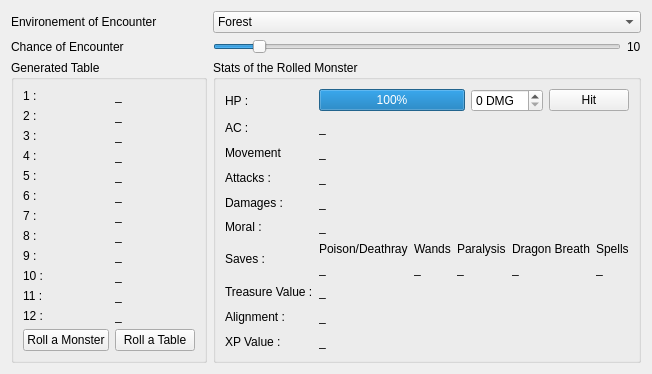
       <widget class="QWidget" name="random_encounters_tab">
        <attribute name="title">
         <string>Random Encounters</string>
        </attribute>
        <layout class="QGridLayout" name="gridLayout_3">
         <item row="0" column="0">
          <widget class="QLabel" name="label_environmentofencounter">
           <property name="text">
            <string>Environement of Encounter</string>
           </property>
          </widget>
         </item>
         <item row="4" column="0" rowspan="3">
          <widget class="QGroupBox" name="group_generatedtable">
           <property name="title">
            <string>Generated Table</string>
           </property>
           <layout class="QGridLayout" name="gridLayout_4">
            <item row="0" column="0">
             <layout class="QFormLayout" name="layout_generatedtable">
              <property name="fieldGrowthPolicy">
               <enum>QFormLayout::AllNonFixedFieldsGrow</enum>
              </property>
              <item row="0" column="0">
               <widget class="QLabel" name="label_generatedtable_1">
                <property name="text">
                 <string>1 :</string>
                </property>
               </widget>
              </item>
              <item row="0" column="1">
               <widget class="QLabel" name="label_nameofrolledmonster_1">
                <property name="text">
                 <string>_</string>
                </property>
               </widget>
              </item>
              <item row="1" column="0">
               <widget class="QLabel" name="label_generatedtable_2">
                <property name="text">
                 <string>2 :</string>
                </property>
               </widget>
              </item>
              <item row="1" column="1">
               <widget class="QLabel" name="label_nameofrolledmonster_2">
                <property name="text">
                 <string>_</string>
                </property>
               </widget>
              </item>
              <item row="2" column="0">
               <widget class="QLabel" name="label_generatedtable_3">
                <property name="text">
                 <string>3 :</string>
                </property>
               </widget>
              </item>
              <item row="2" column="1">
               <widget class="QLabel" name="label_nameofrolledmonster_3">
                <property name="text">
                 <string>_</string>
                </property>
               </widget>
              </item>
              <item row="3" column="0">
               <widget class="QLabel" name="label_generatedtable_4">
                <property name="text">
                 <string>4 :</string>
                </property>
               </widget>
              </item>
              <item row="3" column="1">
               <widget class="QLabel" name="label_nameofrolledmonster_4">
                <property name="text">
                 <string>_</string>
                </property>
               </widget>
              </item>
              <item row="4" column="0">
               <widget class="QLabel" name="label_generatedtable_5">
                <property name="text">
                 <string>5 :</string>
                </property>
               </widget>
              </item>
              <item row="4" column="1">
               <widget class="QLabel" name="label_nameofrolledmonster_5">
                <property name="text">
                 <string>_</string>
                </property>
               </widget>
              </item>
              <item row="5" column="0">
               <widget class="QLabel" name="label_generatedtable_6">
                <property name="text">
                 <string>6 :</string>
                </property>
               </widget>
              </item>
              <item row="5" column="1">
               <widget class="QLabel" name="label_nameofrolledmonster_6">
                <property name="text">
                 <string>_</string>
                </property>
               </widget>
              </item>
              <item row="6" column="0">
               <widget class="QLabel" name="label_generatedtable_7">
                <property name="text">
                 <string>7 :</string>
                </property>
               </widget>
              </item>
              <item row="6" column="1">
               <widget class="QLabel" name="label_nameofrolledmonster_7">
                <property name="text">
                 <string>_</string>
                </property>
               </widget>
              </item>
              <item row="7" column="0">
               <widget class="QLabel" name="label_generatedtable_8">
                <property name="text">
                 <string>8 :</string>
                </property>
               </widget>
              </item>
              <item row="7" column="1">
               <widget class="QLabel" name="label_nameofrolledmonster_8">
                <property name="text">
                 <string>_</string>
                </property>
               </widget>
              </item>
              <item row="8" column="0">
               <widget class="QLabel" name="label_generatedtable_9">
                <property name="text">
                 <string>9 :</string>
                </property>
               </widget>
              </item>
              <item row="8" column="1">
               <widget class="QLabel" name="label_nameofrolledmonster_9">
                <property name="text">
                 <string>_</string>
                </property>
               </widget>
              </item>
              <item row="9" column="0">
               <widget class="QLabel" name="label_generatedtable_10">
                <property name="text">
                 <string>10 :</string>
                </property>
               </widget>
              </item>
              <item row="9" column="1">
               <widget class="QLabel" name="label_nameofrolledmonster_10">
                <property name="text">
                 <string>_</string>
                </property>
               </widget>
              </item>
              <item row="10" column="0">
               <widget class="QLabel" name="label_generatedtable_11">
                <property name="text">
                 <string>11 :</string>
                </property>
               </widget>
              </item>
              <item row="10" column="1">
               <widget class="QLabel" name="label_nameofrolledmonster_11">
                <property name="text">
                 <string>_</string>
                </property>
               </widget>
              </item>
              <item row="11" column="0">
               <widget class="QLabel" name="label_generatedtable_12">
                <property name="text">
                 <string>12 :</string>
                </property>
               </widget>
              </item>
              <item row="11" column="1">
               <widget class="QLabel" name="label_nameofrolledmonster_12">
                <property name="text">
                 <string>_</string>
                </property>
               </widget>
              </item>
              <item row="12" column="0">
               <widget class="QPushButton" name="button_rollamonster">
                <property name="text">
                 <string>Roll a Monster</string>
                </property>
               </widget>
              </item>
              <item row="12" column="1">
               <widget class="QPushButton" name="button_rollatable">
                <property name="text">
                 <string>Roll a Table</string>
                </property>
               </widget>
              </item>
             </layout>
            </item>
           </layout>
          </widget>
         </item>
         <item row="4" column="1" rowspan="3">
          <widget class="QGroupBox" name="group_statsofrolledmonster">
           <property name="title">
            <string>Stats of the Rolled Monster</string>
           </property>
           <layout class="QGridLayout" name="gridLayout_10">
            <item row="7" column="0">
             <widget class="QLabel" name="label_statsofrolledmonster_treasurevalue">
              <property name="text">
               <string>Treasure Value :</string>
              </property>
             </widget>
            </item>
            <item row="9" column="1">
             <widget class="QLabel" name="monster_xp_value">
              <property name="text">
               <string>_</string>
              </property>
             </widget>
            </item>
            <item row="0" column="0">
             <widget class="QLabel" name="label_statsofrolledmonster_hp">
              <property name="text">
               <string>HP :</string>
              </property>
             </widget>
            </item>
            <item row="1" column="1">
             <widget class="QLabel" name="monster_ac_value">
              <property name="text">
               <string>_</string>
              </property>
             </widget>
            </item>
            <item row="9" column="0">
             <widget class="QLabel" name="label_statsofrolledmonster_xpvalue">
              <property name="text">
               <string>XP Value :</string>
              </property>
             </widget>
            </item>
            <item row="8" column="1">
             <widget class="QLabel" name="monster_alignment_value">
              <property name="text">
               <string>_</string>
              </property>
             </widget>
            </item>
            <item row="1" column="0">
             <widget class="QLabel" name="label_statsofrolledmonster_ac">
              <property name="text">
               <string>AC :</string>
              </property>
             </widget>
            </item>
            <item row="5" column="1">
             <widget class="QLabel" name="monster_moral_value">
              <property name="text">
               <string>_</string>
              </property>
             </widget>
            </item>
            <item row="3" column="1">
             <widget class="QLabel" name="monster_attack_value">
              <property name="text">
               <string>_</string>
              </property>
             </widget>
            </item>
            <item row="5" column="0">
             <widget class="QLabel" name="label_statsofrolledmonster_moral">
              <property name="text">
               <string>Moral :</string>
              </property>
             </widget>
            </item>
            <item row="3" column="0">
             <widget class="QLabel" name="label_statsofrolledmonster_attacks">
              <property name="text">
               <string>Attacks :</string>
              </property>
             </widget>
            </item>
            <item row="2" column="1">
             <widget class="QLabel" name="monster_movement_value">
              <property name="text">
               <string>_</string>
              </property>
             </widget>
            </item>
            <item row="2" column="0">
             <widget class="QLabel" name="label_statsofrolledmonster_movement">
              <property name="text">
               <string>Movement</string>
              </property>
             </widget>
            </item>
            <item row="8" column="0">
             <widget class="QLabel" name="label_statsofrolledmonster_alignment">
              <property name="text">
               <string>Alignment :</string>
              </property>
             </widget>
            </item>
            <item row="4" column="1">
             <widget class="QLabel" name="monster_damages_value">
              <property name="text">
               <string>_</string>
              </property>
             </widget>
            </item>
            <item row="4" column="0">
             <widget class="QLabel" name="label_statsofrolledmonster_damages">
              <property name="text">
               <string>Damages :</string>
              </property>
             </widget>
            </item>
            <item row="6" column="0">
             <widget class="QLabel" name="label_statsofrolledmonster_saves">
              <property name="text">
               <string>Saves :</string>
              </property>
             </widget>
            </item>
            <item row="6" column="1">
             <layout class="QGridLayout" name="layout_savesomonster">
              <item row="1" column="0">
               <widget class="QLabel" name="monster_saves_poison_value">
                <property name="text">
                 <string>_</string>
                </property>
               </widget>
              </item>
              <item row="0" column="0">
               <widget class="QLabel" name="label_monster_saves_poi">
                <property name="text">
                 <string>Poison/Deathray</string>
                </property>
               </widget>
              </item>
              <item row="0" column="3">
               <widget class="QLabel" name="label_monster_saves_dra">
                <property name="text">
                 <string>Dragon Breath</string>
                </property>
               </widget>
              </item>
              <item row="0" column="2">
               <widget class="QLabel" name="label_monster_saves_par">
                <property name="text">
                 <string>Paralysis</string>
                </property>
               </widget>
              </item>
              <item row="0" column="1">
               <widget class="QLabel" name="label_monster_saves_wan">
                <property name="text">
                 <string>Wands</string>
                </property>
               </widget>
              </item>
              <item row="0" column="4">
               <widget class="QLabel" name="label_monster_saves_spe">
                <property name="text">
                 <string>Spells</string>
                </property>
               </widget>
              </item>
              <item row="1" column="1">
               <widget class="QLabel" name="monster_saves_wands_value">
                <property name="text">
                 <string>_</string>
                </property>
               </widget>
              </item>
              <item row="1" column="2">
               <widget class="QLabel" name="monster_saves_paralysis_value">
                <property name="text">
                 <string>_</string>
                </property>
               </widget>
              </item>
              <item row="1" column="3">
               <widget class="QLabel" name="monster_saves_dragonbreath_value">
                <property name="text">
                 <string>_</string>
                </property>
               </widget>
              </item>
              <item row="1" column="4">
               <widget class="QLabel" name="monster_saves_spells_value">
                <property name="text">
                 <string>_</string>
                </property>
               </widget>
              </item>
             </layout>
            </item>
            <item row="0" column="1">
             <layout class="QHBoxLayout" name="layout_hpofmonster">
              <item>
               <widget class="QProgressBar" name="progressbar_healthorolledmonster">
                <property name="value">
                 <number>100</number>
                </property>
               </widget>
              </item>
              <item>
               <widget class="QSpinBox" name="spin_damagetoinflict">
                <property name="suffix">
                 <string> DMG</string>
                </property>
               </widget>
              </item>
              <item>
               <widget class="QPushButton" name="button_inflictdamage">
                <property name="text">
                 <string>Hit</string>
                </property>
               </widget>
              </item>
             </layout>
            </item>
            <item row="7" column="1">
             <widget class="QLabel" name="monster_treasure_value">
              <property name="text">
               <string>_</string>
              </property>
             </widget>
            </item>
           </layout>
          </widget>
         </item>
         <item row="0" column="1">
          <widget class="QComboBox" name="combo_environmentofencounter">
           <item>
            <property name="text">
             <string>Forest</string>
            </property>
           </item>
           <item>
            <property name="text">
             <string>Swamp</string>
            </property>
           </item>
           <item>
            <property name="text">
             <string>Mountain</string>
            </property>
           </item>
           <item>
            <property name="text">
             <string>Desert (Warm)</string>
            </property>
           </item>
           <item>
            <property name="text">
             <string>Desert (Cold)</string>
            </property>
           </item>
           <item>
            <property name="text">
             <string>City</string>
            </property>
           </item>
           <item>
            <property name="text">
             <string>Dungeon</string>
            </property>
           </item>
           <item>
            <property name="text">
             <string>Lair (Insect)</string>
            </property>
           </item>
           <item>
            <property name="text">
             <string>Lair (Gobelin)</string>
            </property>
           </item>
          </widget>
         </item>
         <item row="2" column="0">
          <widget class="QLabel" name="label_chanceofencounter">
           <property name="text">
            <string>Chance of Encounter</string>
           </property>
          </widget>
         </item>
         <item row="2" column="1">
          <layout class="QHBoxLayout" name="layout_horiz_chancofencounter">
           <item>
            <widget class="QSlider" name="slider_chanceofencounter">
             <property name="maximum">
              <number>100</number>
             </property>
             <property name="value">
              <number>10</number>
             </property>
             <property name="orientation">
              <enum>Qt::Horizontal</enum>
             </property>
            </widget>
           </item>
           <item>
            <widget class="QLabel" name="label_display_chanceofencounter">
             <property name="text">
              <string>10</string>
             </property>
            </widget>
           </item>
          </layout>
         </item>
        </layout>
       </widget>
